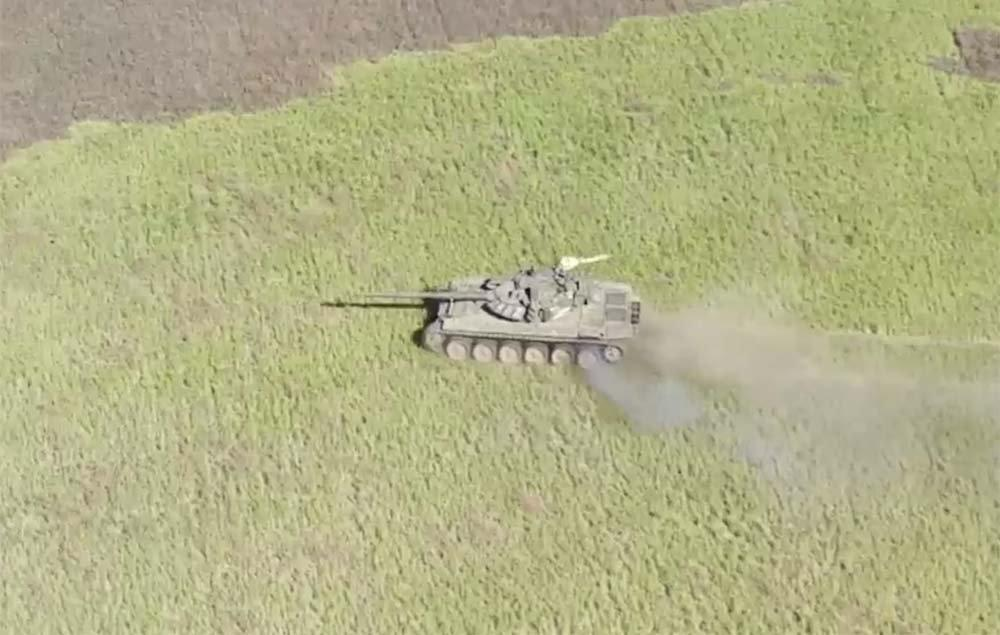
#> input picture LFSR_Image_Scrambling/input.jpg, 1000 x 635 px
$ python encrypt.py
#> lines starting #> are read from the running program, lines starting #| are printed output that depends on the picture
### LFSR_Image_Scrambling/common.py
import numpy as np

def lfsr_generator(seed):
    """
    16-бітний LFSR генератор.
    """
    # Константа для обмеження розрядності
    REGISTER_MASK = 0xFFFF

    state = seed & REGISTER_MASK

    while True:
        # Taps for 16-bit Maximal Length Sequence
        tap_16 = (state >> 15) & 1
        tap_14 = (state >> 13) & 1
        tap_13 = (state >> 12) & 1
        tap_11 = (state >> 10) & 1

        # Обчислення зворотного зв'язку
        feedback_bit = tap_16 ^ tap_14 ^ tap_13 ^ tap_11

        # Shift Left
        # Накладання маски для емуляції 16-бітної шини
        # Вставка feedback_bit у молодший розряд

        state = ((state << 1) & REGISTER_MASK) | feedback_bit

        yield state

def get_permutation_table(seed, num_blocks):
    """
    Формує таблицю перестановок, використовуючи потік з LFSR.
    """
    rng_stream = lfsr_generator(seed)

    indices = list(range(num_blocks))

    # Fisher-Yates shuffle
    for i in range(num_blocks - 1, 0, -1):
        rand_val = next(rng_stream)

        j = rand_val % (i + 1)
        indices[i], indices[j] = indices[j], indices[i]

    return indices

### LFSR_Image_Scrambling/encrypt.py
import cv2
import numpy as np
import sys
from common import get_permutation_table

SEED_KEY = 44257
GRID = (40, 30)  # Сітка розбиття: (рядки, стовпці)
INPUT_FILE = "input.jpg"
OUTPUT_FILE = "encrypted_image.png"

def encrypt_image():
    img = cv2.imread(INPUT_FILE)
#> img is the input picture: shape (635, 1000, 3); mean B, G, R 134.6, 178.1, 178
    if img is None:
        print(f"Помилка: Не знайдено файл {INPUT_FILE}")
        sys.exit(1)

    h, w, _ = img.shape
#> h = 635; w = 1000
    rows, cols = GRID
    num_blocks = rows * cols

    # Розміри блоку
    bh = h // rows
#> bh = 15
    bw = w // cols
#> bw = 33

    # Отримання таблиці перестановок
    perm_table = get_permutation_table(SEED_KEY, num_blocks)

    encrypted_img = np.zeros_like(img)

    print(f"Шифрування з ключем {SEED_KEY}...")

    # Перемішування
    for dest_idx in range(num_blocks):
        # Куди вставляємо (поточна позиція в зашифрованому)
        dest_row = dest_idx // cols
        dest_col = dest_idx % cols

        # Звідки беремо (позиція в оригіналі)
        src_idx = perm_table[dest_idx]
        src_row = src_idx // cols
        src_col = src_idx % cols

        # Координати пікселів
        y1, y2 = dest_row * bh, (dest_row + 1) * bh
        x1, x2 = dest_col * bw, (dest_col + 1) * bw

        sy1, sy2 = src_row * bh, (src_row + 1) * bh
        sx1, sx2 = src_col * bw, (src_col + 1) * bw

        # Копіювання блоку
        encrypted_img[y1:y2, x1:x2] = img[sy1:sy2, sx1:sx2]
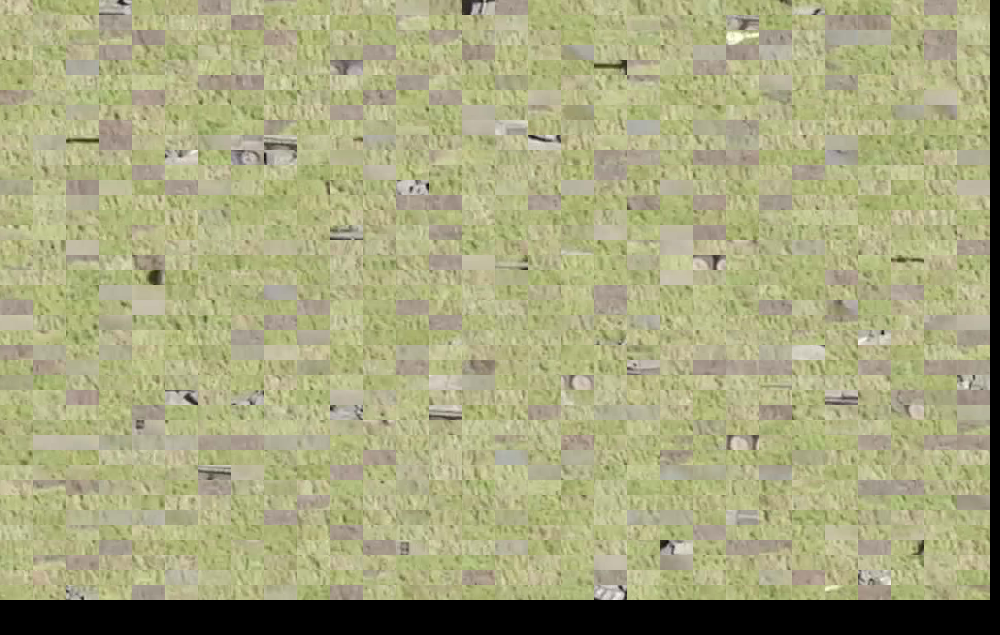
#> encrypted_img: shape (635, 1000, 3); mean B, G, R 125.9, 166.4, 166.3

    cv2.imwrite(OUTPUT_FILE, encrypted_img)
    print(f"Готово! Зашифроване зображення збережено як {OUTPUT_FILE}")

if __name__ == "__main__":
    encrypt_image()
